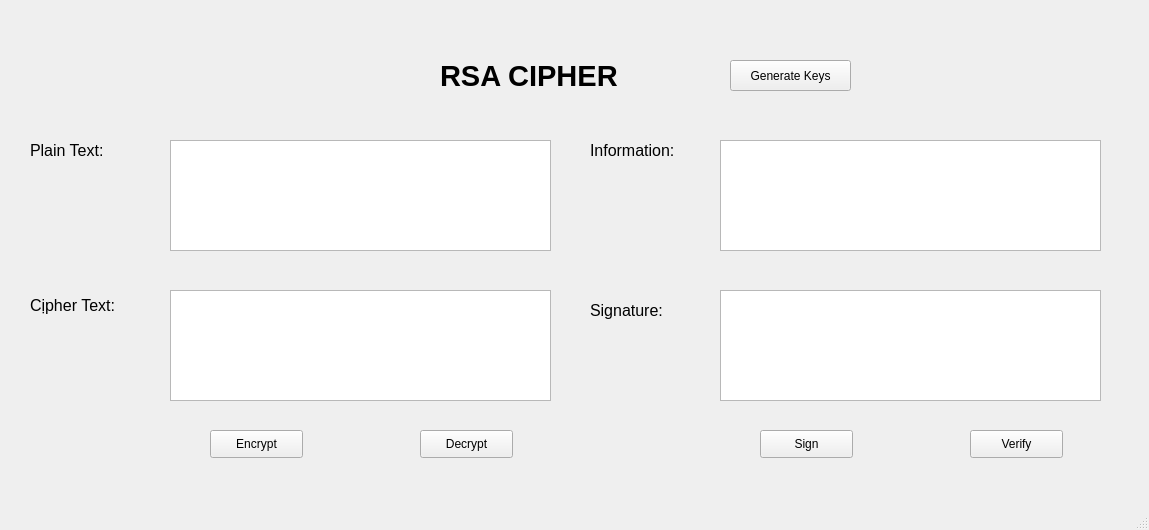
<?xml version="1.0" encoding="UTF-8"?>
<ui version="4.0">
 <class>MainWindow</class>
 <widget class="QMainWindow" name="MainWindow">
  <property name="geometry">
   <rect>
    <x>0</x>
    <y>0</y>
    <width>1149</width>
    <height>530</height>
   </rect>
  </property>
  <property name="windowTitle">
   <string>MainWindow</string>
  </property>
  <widget class="QWidget" name="centralwidget">
   <widget class="QLabel" name="label">
    <property name="geometry">
     <rect>
      <x>440</x>
      <y>50</y>
      <width>241</width>
      <height>51</height>
     </rect>
    </property>
    <property name="font">
     <font>
      <pointsize>22</pointsize>
      <weight>75</weight>
      <bold>true</bold>
     </font>
    </property>
    <property name="text">
     <string>RSA CIPHER</string>
    </property>
   </widget>
   <widget class="QLabel" name="label_2">
    <property name="geometry">
     <rect>
      <x>30</x>
      <y>140</y>
      <width>111</width>
      <height>21</height>
     </rect>
    </property>
    <property name="font">
     <font>
      <pointsize>12</pointsize>
     </font>
    </property>
    <property name="text">
     <string>Plain Text:</string>
    </property>
   </widget>
   <widget class="QLabel" name="label_3">
    <property name="geometry">
     <rect>
      <x>30</x>
      <y>290</y>
      <width>121</width>
      <height>31</height>
     </rect>
    </property>
    <property name="font">
     <font>
      <pointsize>12</pointsize>
     </font>
    </property>
    <property name="text">
     <string>Cịpher Text:</string>
    </property>
   </widget>
   <widget class="QLabel" name="label_4">
    <property name="geometry">
     <rect>
      <x>590</x>
      <y>140</y>
      <width>111</width>
      <height>21</height>
     </rect>
    </property>
    <property name="font">
     <font>
      <pointsize>12</pointsize>
     </font>
    </property>
    <property name="text">
     <string>Information:</string>
    </property>
   </widget>
   <widget class="QLabel" name="label_5">
    <property name="geometry">
     <rect>
      <x>590</x>
      <y>300</y>
      <width>111</width>
      <height>21</height>
     </rect>
    </property>
    <property name="font">
     <font>
      <pointsize>12</pointsize>
     </font>
    </property>
    <property name="text">
     <string>Signature:</string>
    </property>
   </widget>
   <widget class="QTextEdit" name="txt_plaintext">
    <property name="geometry">
     <rect>
      <x>170</x>
      <y>140</y>
      <width>381</width>
      <height>111</height>
     </rect>
    </property>
   </widget>
   <widget class="QPushButton" name="btn_gen_key">
    <property name="geometry">
     <rect>
      <x>730</x>
      <y>60</y>
      <width>121</width>
      <height>31</height>
     </rect>
    </property>
    <property name="text">
     <string>Generate Keys</string>
    </property>
   </widget>
   <widget class="QPushButton" name="btn_encrypt">
    <property name="geometry">
     <rect>
      <x>210</x>
      <y>430</y>
      <width>93</width>
      <height>28</height>
     </rect>
    </property>
    <property name="text">
     <string>Encrypt</string>
    </property>
   </widget>
   <widget class="QPushButton" name="btn_decrypt">
    <property name="geometry">
     <rect>
      <x>420</x>
      <y>430</y>
      <width>93</width>
      <height>28</height>
     </rect>
    </property>
    <property name="text">
     <string>Decrypt</string>
    </property>
   </widget>
   <widget class="QPushButton" name="btn_sign">
    <property name="geometry">
     <rect>
      <x>760</x>
      <y>430</y>
      <width>93</width>
      <height>28</height>
     </rect>
    </property>
    <property name="text">
     <string>Sign</string>
    </property>
   </widget>
   <widget class="QPushButton" name="btn_verify">
    <property name="geometry">
     <rect>
      <x>970</x>
      <y>430</y>
      <width>93</width>
      <height>28</height>
     </rect>
    </property>
    <property name="text">
     <string>Verify</string>
    </property>
   </widget>
   <widget class="QTextEdit" name="txt_ciphertext">
    <property name="geometry">
     <rect>
      <x>170</x>
      <y>290</y>
      <width>381</width>
      <height>111</height>
     </rect>
    </property>
   </widget>
   <widget class="QTextEdit" name="txt_infor">
    <property name="geometry">
     <rect>
      <x>720</x>
      <y>140</y>
      <width>381</width>
      <height>111</height>
     </rect>
    </property>
   </widget>
   <widget class="QTextEdit" name="txt_sign">
    <property name="geometry">
     <rect>
      <x>720</x>
      <y>290</y>
      <width>381</width>
      <height>111</height>
     </rect>
    </property>
   </widget>
  </widget>
  <widget class="QMenuBar" name="menubar">
   <property name="geometry">
    <rect>
     <x>0</x>
     <y>0</y>
     <width>1149</width>
     <height>26</height>
    </rect>
   </property>
  </widget>
  <widget class="QStatusBar" name="statusbar"/>
 </widget>
 <resources/>
 <connections/>
</ui>
